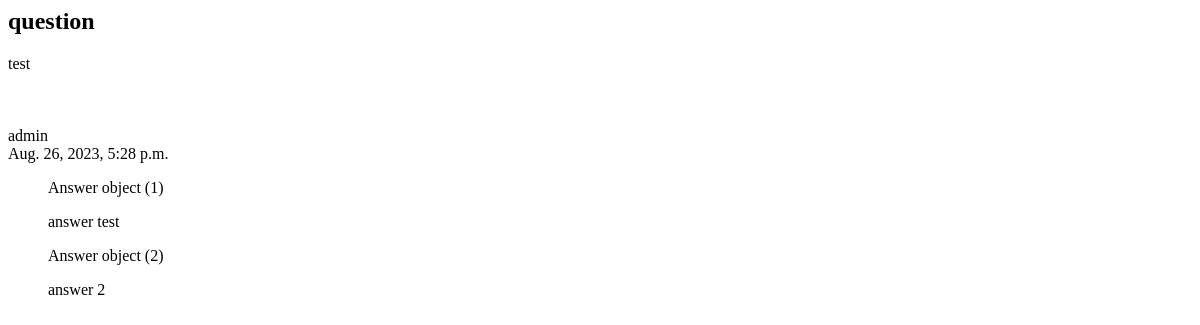
The page /questions/1 on the database as committed earlier.
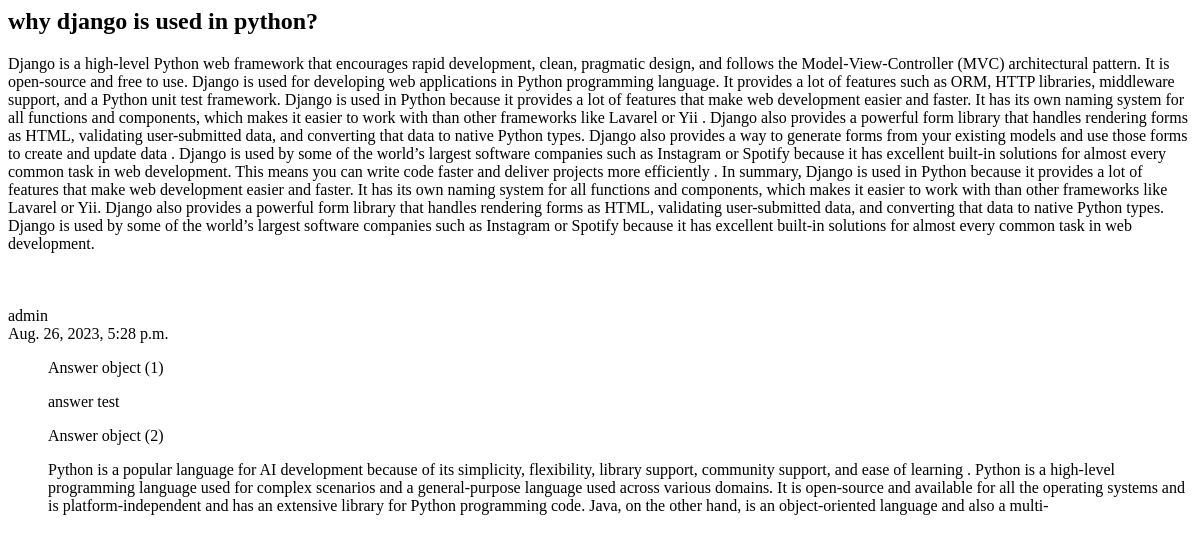
The same page on the database as committed later.
### questions/models.py (models this page shows)
class Questions(models.Model):
    user = models.ForeignKey(User,related_name='Questions_author', on_delete=models.CASCADE)
    title = models.CharField(max_length=200)
    content = models.TextField(max_length=50000)
    created_at = models.DateTimeField(default=timezone.now)
    def __str__(self):
        return self.title

class Answer(models.Model):
    user = models.ForeignKey(User,related_name='comment_author',on_delete=models.CASCADE)
    questions = models.ForeignKey(Questions , related_name='Answer_Questions', on_delete=models.CASCADE)
    answer = models.TextField(max_length=10000)
    create_at = models.DateTimeField(default= timezone.now)

### questions/views.py (the view)
# urls.py: path('questions/<int:question_id>', questions_detail),
def questions_detail(request,question_id):
    data = Questions.objects.get(id=question_id)
    answer_data= Answer.objects.all()
    return render(request,'question_detail.html', {'questions':data , 'answer' : answer_data})

### questions/templates/question_detail.html
<h2>
    {{questions}}
</h2>
<p>
    {{questions.content}}
    <br><br><br><br>
    {{questions.user}}
    <br>
    {{questions.created_at}}
</p>
<ul>
    {% for answer in answer %}
        {{answer}}
        <p>
            {{answer.answer}}
        </p>
    {% endfor %}
</ul>

Rows that differ between the two databases and show on the page:
changed Questions "admin": title "question" → "why django is used in python?"; content "test" → "Django is a high-level Python web framework that encourages rapid development, clean, pragmatic design, and follows the Model-View-Controller (MVC) architectural pattern. It is open-source and free to use. Django is used for developing web applications in Python programming language. It provides a lot of features such as ORM, HTTP libraries, middleware support, and a Python unit test framework. Django is used in Python because it provides a lot of features that make web development easier and faster. It has its own naming system for all functions and components, which makes it easier to work with than other frameworks like Lavarel or Yii . Django also provides a powerful form library that…"
changed Answer "Answer object (2)": answer "answer 2" → "Python is a popular language for AI development because of its simplicity, flexibility, library support, community support, and ease of learning . Python is a high-level programming language used for complex scenarios and a general-purpose language used across various domains. It is open-source and available for all the operating systems and is platform-independent and has an extensive library for Python programming code. Java, on the other hand, is an object-oriented language and also a multi-"
